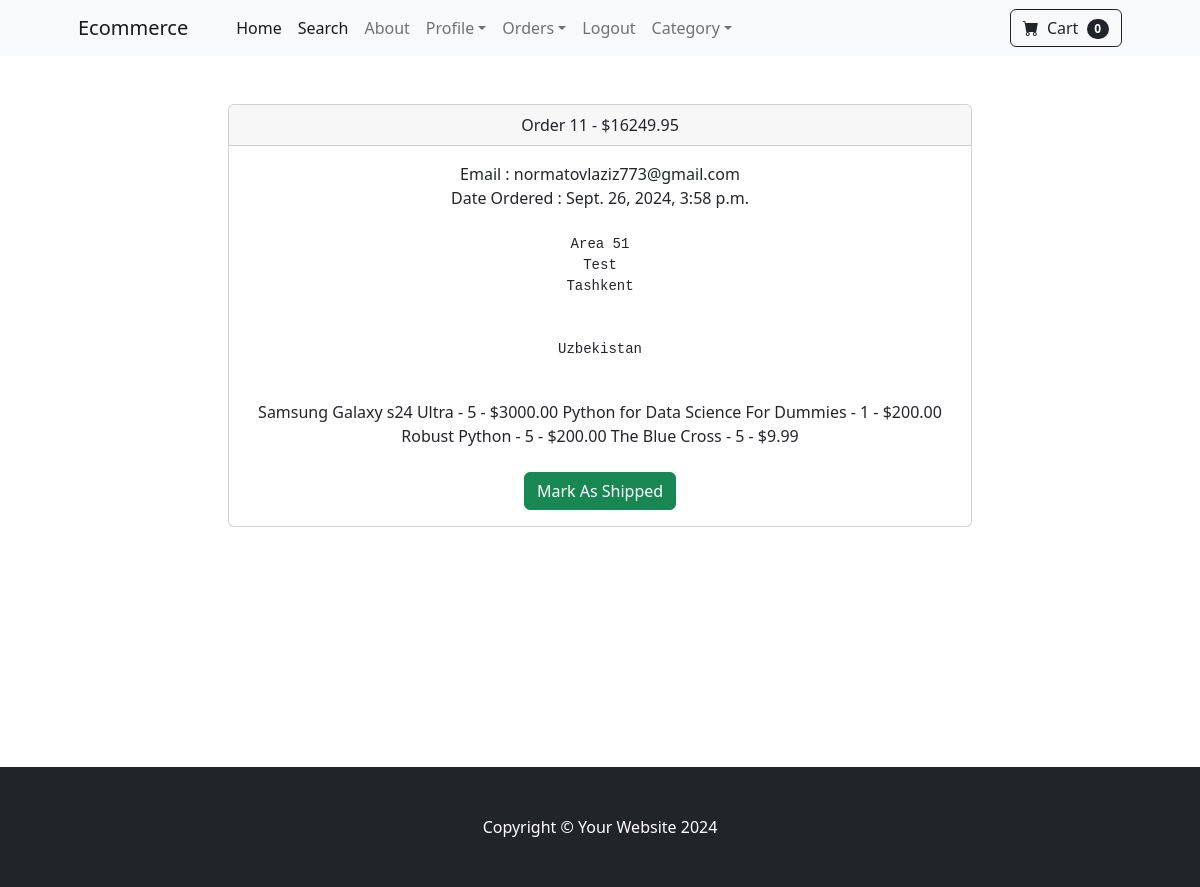
/payment/orders/11 (signed in), run on an earlier commit of the app's database.
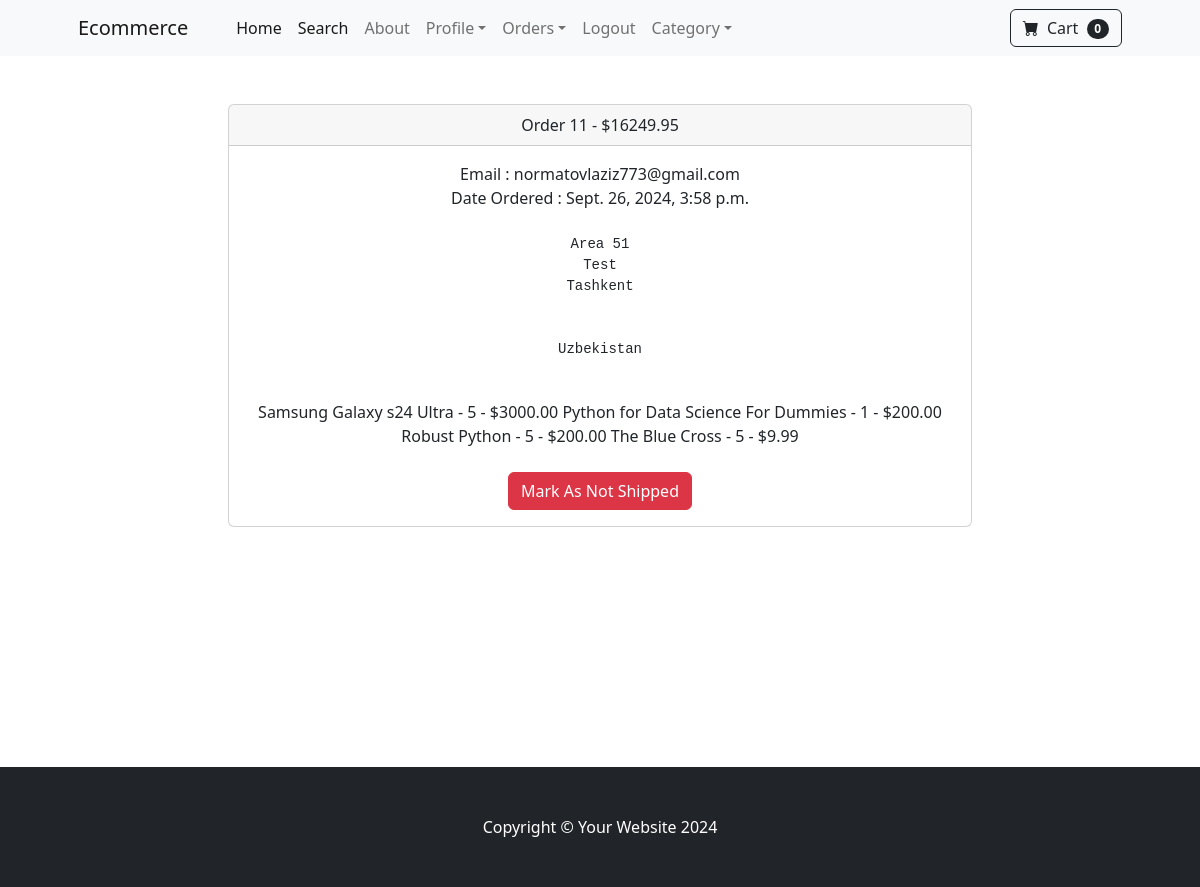
And on a later commit of the database.
### payment/views.py (the view, shortened to what this page needs)
# urls.py: path('orders/<int:pk>', views.orders, name='orders')
def orders(request, pk):
    if request.user.is_authenticated and request.user.is_superuser:
        order = Order.objects.get(id=pk)
        items = OrderItem.objects.filter(order=pk)
        return render(request, 'payment/orders.html', {'order':order,'items':items})
    else:
        messages.success(request,"Access Denied")
        return redirect('home')

### cart/cart.py (called while the page is built)
    def __len__(self):
        return len(self.cart)

### cart/context_processors.py (called while the page is built)
def cart(request):
    return {'cart':Cart(request)}

### store/models.py (called while the page is built)
    def __str__(self):
        return self.name

### payment/templates/payment/orders.html (shortened to what this page needs)
{% extends 'base.html' %}
{% block content %}
<div class="container">
    <div class="row">
        <center>
            <div class="col-8">
                <br><br>
                <div class="card">
                    <div class="card-header">
                      Order {{order.id}} - ${{order.amount_paid}}
                    </div>
                    <div class="card-body">
                        Email : {{order.email}} <br>
                        {% if order.date_shipped %}
                            Date Shipped : {{order.date_shipped}}
                        {% else %}
                            Date Ordered : {{order.date_ordered}}
                        {% endif %}
                        <br>
                        {{oreder.full_name}} <br>
                        <pre>{{order.shipping_address}}</pre>
                        <br>
                        {% for item in items %}
                            {% if item.is_sale%}
                            {{item.product}} - {{item.quantity}} - ${{item.sale_price}}
                            {% else %}
                            {{item.product}} - {{item.quantity}} - ${{item.price}}
                            {% endif %}
                        {% endfor %}
                        <br><br>
                        {% if not order.shipped %}
                        <form method="POST">
                            <button type="Submit" class="btn btn-success" >Mark As Shipped</button>
                        </form>
                        {% else %}
                        <form method="POST">
                            <button type="Submit" class="btn btn-danger" >Mark As Not Shipped</button>
                        </form>
                        {% endif %}
                    </div>
                  </div>
                  <br><br>
            </div>
        </center>
    </div>
</div>
<br><br>
                <br><br>
                <br><br><br><br>
{% endblock %}

What changed in the data, as far as the page shows it:
changed Order "normatovlaziz773@gmail.com": shipped False → True (drawn)
Also different on the page:
text no longer shown: "Mark As Shipped"
text now shown: "Mark As Not Shipped"
